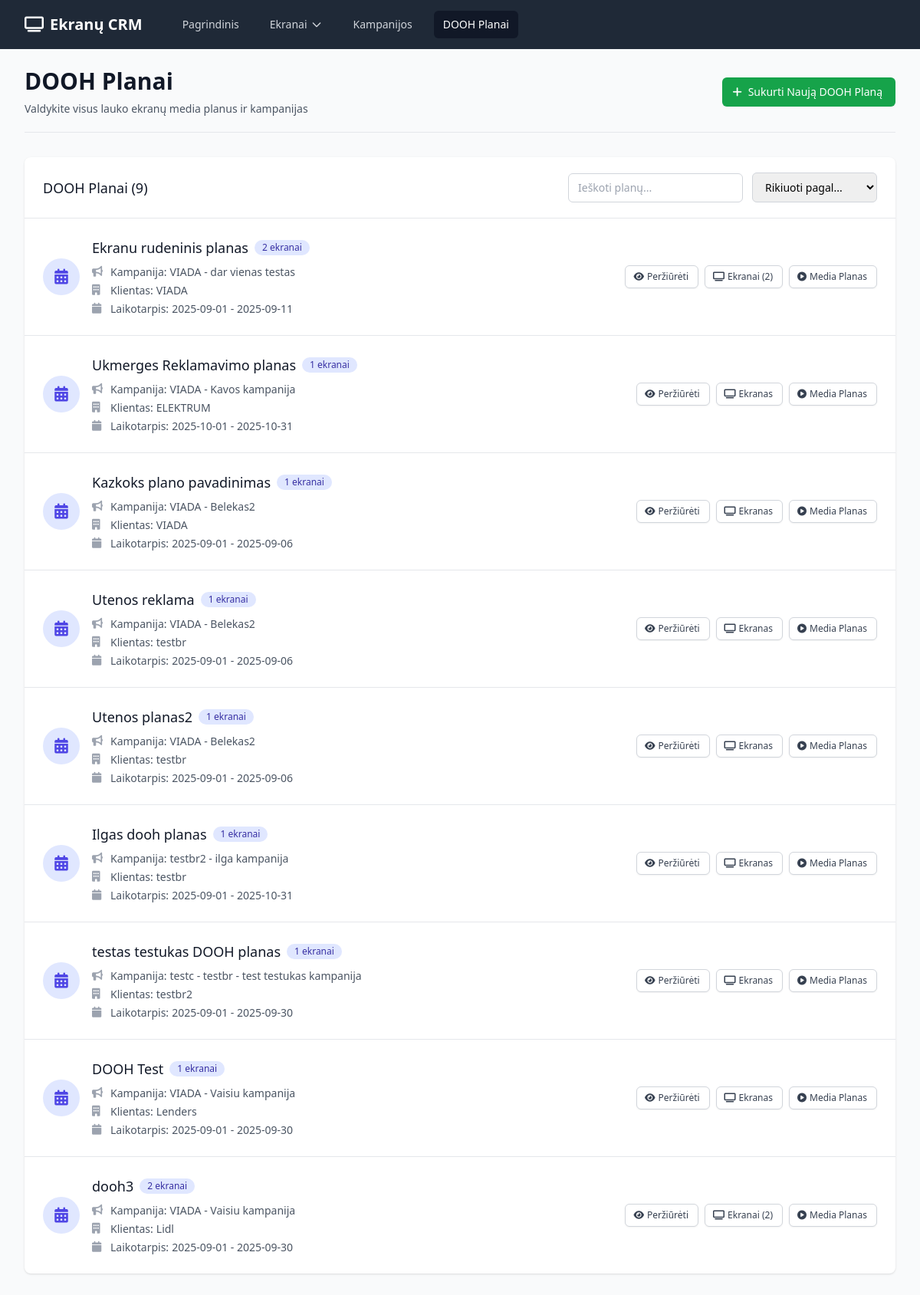
Page /dooh-plans on the committed database.
### app.py (models this page shows)
class DOOHPlan(db.Model):
    id = db.Column(db.Integer, primary_key=True)
    campaign_id = db.Column(db.Integer, db.ForeignKey('campaign.id'), nullable=False)
    name = db.Column(db.String(100), nullable=False)
    start_date = db.Column(db.Date, nullable=False)
    end_date = db.Column(db.Date, nullable=False)
    created_at = db.Column(db.DateTime, default=datetime.utcnow)
    screen_bookings = db.relationship('ScreenBooking', backref='dooh_plan', lazy=True, cascade='all, delete-orphan')

class Campaign(db.Model):
    id = db.Column(db.Integer, primary_key=True)
    client_id = db.Column(db.Integer, db.ForeignKey('client.id'), nullable=False)
    name = db.Column(db.String(100), nullable=False)
    description = db.Column(db.Text)
    start_date = db.Column(db.Date)
    end_date = db.Column(db.Date)
    budget = db.Column(db.Float)
    created_at = db.Column(db.DateTime, default=datetime.utcnow)
    dooh_plans = db.relationship('DOOHPlan', backref='campaign', lazy=True, cascade='all, delete-orphan')

class Client(db.Model):
    id = db.Column(db.Integer, primary_key=True)
    name = db.Column(db.String(100), nullable=False)
    email = db.Column(db.String(100))
    phone = db.Column(db.String(20))
    contact_person = db.Column(db.String(100))
    company = db.Column(db.String(100))
    created_at = db.Column(db.DateTime, default=datetime.utcnow)
    campaigns = db.relationship('Campaign', backref='client', lazy=True, cascade='all, delete-orphan')

### app.py (the view)
@app.route('/dooh-plans')
def dooh_plans():
    plans = DOOHPlan.query.all()
    return render_template('dooh_plans.html', plans=plans)

### templates/dooh_plans.html (shortened to what this page needs)
{% extends "base.html" %}
{% block content %}
<div class="pb-5 border-b border-gray-200 mb-8">
    <div class="flex justify-between items-center">
        <div>
            <h1 class="text-3xl font-bold text-gray-900">DOOH Planai</h1>
            <p class="mt-2 text-sm text-gray-600">Valdykite visus lauko ekranų media planus ir kampanijas</p>
        </div>
        <a href="{{ url_for('new_dooh_plan') }}" class="inline-flex items-center px-4 py-2 border border-transparent text-sm font-medium rounded-md shadow-sm text-white bg-green-600 hover:bg-green-700 focus:outline-none focus:ring-2 focus:ring-offset-2 focus:ring-green-500">
            <i class="fas fa-plus -ml-1 mr-2"></i>
            Sukurti Naują DOOH Planą
        </a>
    </div>
</div>
{% if plans %}
<div class="bg-white shadow overflow-hidden sm:rounded-lg mb-8">
    <div class="px-4 py-5 sm:px-6">
        <div class="flex justify-between items-center">
            <h3 class="text-lg leading-6 font-medium text-gray-900">DOOH Planai ({{ plans|length }})</h3>
            <div class="flex items-center space-x-3">
                <input type="text" id="planFilter" placeholder="Ieškoti planų..."
                       class="px-3 py-2 border border-gray-300 rounded-md text-sm focus:outline-none focus:ring-indigo-500 focus:border-indigo-500">
                <select id="sortBy" class="px-3 py-2 border border-gray-300 rounded-md text-sm focus:outline-none focus:ring-indigo-500 focus:border-indigo-500">
                    <option value="">Rikiuoti pagal...</option>
                </select>
            </div>
        </div>
    </div>
    <div class="border-t border-gray-200">
        <ul class="divide-y divide-gray-200" id="plansList">
            {% for plan in plans %}
            <li class="plan-item hover:bg-gray-50">
                <div class="px-4 py-6 sm:px-6">
                    <div class="flex items-center justify-between">
                        <div class="flex items-center">
                            <div class="flex-shrink-0">
                                <div class="h-12 w-12 rounded-full bg-indigo-100 flex items-center justify-center">
                                    <i class="fas fa-calendar-alt text-indigo-600 text-xl"></i>
                                </div>
                            </div>
                            <div class="ml-4">
                                <div class="flex items-center">
                                    <p class="text-lg font-medium text-gray-900 plan-name">{{ plan.name }}</p>
                                    <span class="ml-2 inline-flex items-center px-2.5 py-0.5 rounded-full text-xs font-medium bg-indigo-100 text-indigo-800">
                                        {{ plan.screen_bookings|length }} ekranai
                                    </span>
                                </div>
                                <div class="mt-2 space-y-1">
                                    <div class="flex items-center text-sm text-gray-600">
                                        <i class="fas fa-bullhorn w-4 h-4 mr-2 text-gray-400"></i>
                                        <span class="font-medium">Kampanija:</span>
                                        <span class="ml-1">{{ plan.campaign.name }}</span>
                                    </div>
                                    <div class="flex items-center text-sm text-gray-600">
                                        <i class="fas fa-building w-4 h-4 mr-2 text-gray-400"></i>
                                        <span class="font-medium">Klientas:</span>
                                        <span class="ml-1">{{ plan.campaign.client.name }}</span>
                                    </div>
                                    <div class="flex items-center text-sm text-gray-600">
                                        <i class="fas fa-calendar w-4 h-4 mr-2 text-gray-400"></i>
                                        <span class="font-medium">Laikotarpis:</span>
                                        <span class="ml-1">{{ plan.start_date.strftime('%Y-%m-%d') }} - {{ plan.end_date.strftime('%Y-%m-%d') }}</span>
                                    </div>
                                </div>
                            </div>
                        </div>
                        <div class="flex items-center space-x-2">
                            <a href="{{ url_for('dooh_plan_detail', id=plan.id) }}"
                               class="inline-flex items-center px-3 py-1.5 border border-gray-300 shadow-sm text-xs font-medium rounded-md text-gray-700 bg-white hover:bg-gray-50 focus:outline-none focus:ring-2 focus:ring-offset-2 focus:ring-indigo-500">
                                <i class="fas fa-eye -ml-0.5 mr-1"></i>
                                Peržiūrėti
                            </a>
                            {% if plan.screen_bookings|length == 1 %}
                            <a href="{{ url_for('screen_detail', id=plan.screen_bookings[0].screen.id) }}"
                               class="inline-flex items-center px-3 py-1.5 border border-gray-300 shadow-sm text-xs font-medium rounded-md text-gray-700 bg-white hover:bg-gray-50 focus:outline-none focus:ring-2 focus:ring-offset-2 focus:ring-indigo-500">
                                <i class="fas fa-tv -ml-0.5 mr-1"></i>
                                Ekranas
                            </a>
                            {% else %}
                            <a href="{{ url_for('dooh_plan_screens', id=plan.id) }}"
                               class="inline-flex items-center px-3 py-1.5 border border-gray-300 shadow-sm text-xs font-medium rounded-md text-gray-700 bg-white hover:bg-gray-50 focus:outline-none focus:ring-2 focus:ring-offset-2 focus:ring-indigo-500">
                                <i class="fas fa-tv -ml-0.5 mr-1"></i>
                                Ekranai ({{ plan.screen_bookings|length }})
                            </a>
                            {% endif %}
                            <a href="{{ url_for('dooh_plan_media', id=plan.id) }}"
                               class="inline-flex items-center px-3 py-1.5 border border-gray-300 shadow-sm text-xs font-medium rounded-md text-gray-700 bg-white hover:bg-gray-50 focus:outline-none focus:ring-2 focus:ring-offset-2 focus:ring-yellow-500">
                                <i class="fas fa-play-circle -ml-0.5 mr-1"></i>
                                Media Planas
                            </a>
                        </div>
                    </div>
                </div>
            </li>
            {% endfor %}
        </ul>
    </div>
</div>
{% endif %}
{% endblock %}

### rows in the picture
DOOHPlan: name "Ekranu rudeninis planas", screen_bookings|length "2", campaign.name "VIADA - dar vienas testas", campaign.client.name "VIADA", start_date "2025-09-01", end_date "2025-09-11"
DOOHPlan: name "Ukmerges Reklamavimo planas", screen_bookings|length "1", campaign.name "VIADA - Kavos kampanija", campaign.client.name "ELEKTRUM", start_date "2025-10-01", end_date "2025-10-31"
DOOHPlan: name "Kazkoks plano pavadinimas", screen_bookings|length "1", campaign.name "VIADA - Belekas2", campaign.client.name "VIADA", start_date "2025-09-01", end_date "2025-09-06"
DOOHPlan: name "Utenos reklama", screen_bookings|length "1", campaign.name "VIADA - Belekas2", campaign.client.name "testbr", start_date "2025-09-01", end_date "2025-09-06"
DOOHPlan: name "Utenos planas2", screen_bookings|length "1", campaign.name "VIADA - Belekas2", campaign.client.name "testbr", start_date "2025-09-01", end_date "2025-09-06"
DOOHPlan: name "Ilgas dooh planas", screen_bookings|length "1", campaign.name "testbr2 - ilga kampanija", campaign.client.name "testbr", start_date "2025-09-01", end_date "2025-10-31"
DOOHPlan: name "testas testukas DOOH planas", screen_bookings|length "1", campaign.name "testc - testbr - test testukas kampanija", campaign.client.name "testbr2", start_date "2025-09-01", end_date "2025-09-30"
DOOHPlan: name "DOOH Test", screen_bookings|length "1", campaign.name "VIADA - Vaisiu kampanija", campaign.client.name "Lenders", start_date "2025-09-01", end_date "2025-09-30"
DOOHPlan: name "dooh3", screen_bookings|length "2", campaign.name "VIADA - Vaisiu kampanija", campaign.client.name "Lidl", start_date "2025-09-01", end_date "2025-09-30"

### other values in the picture
{{ plans|length }} "9"
